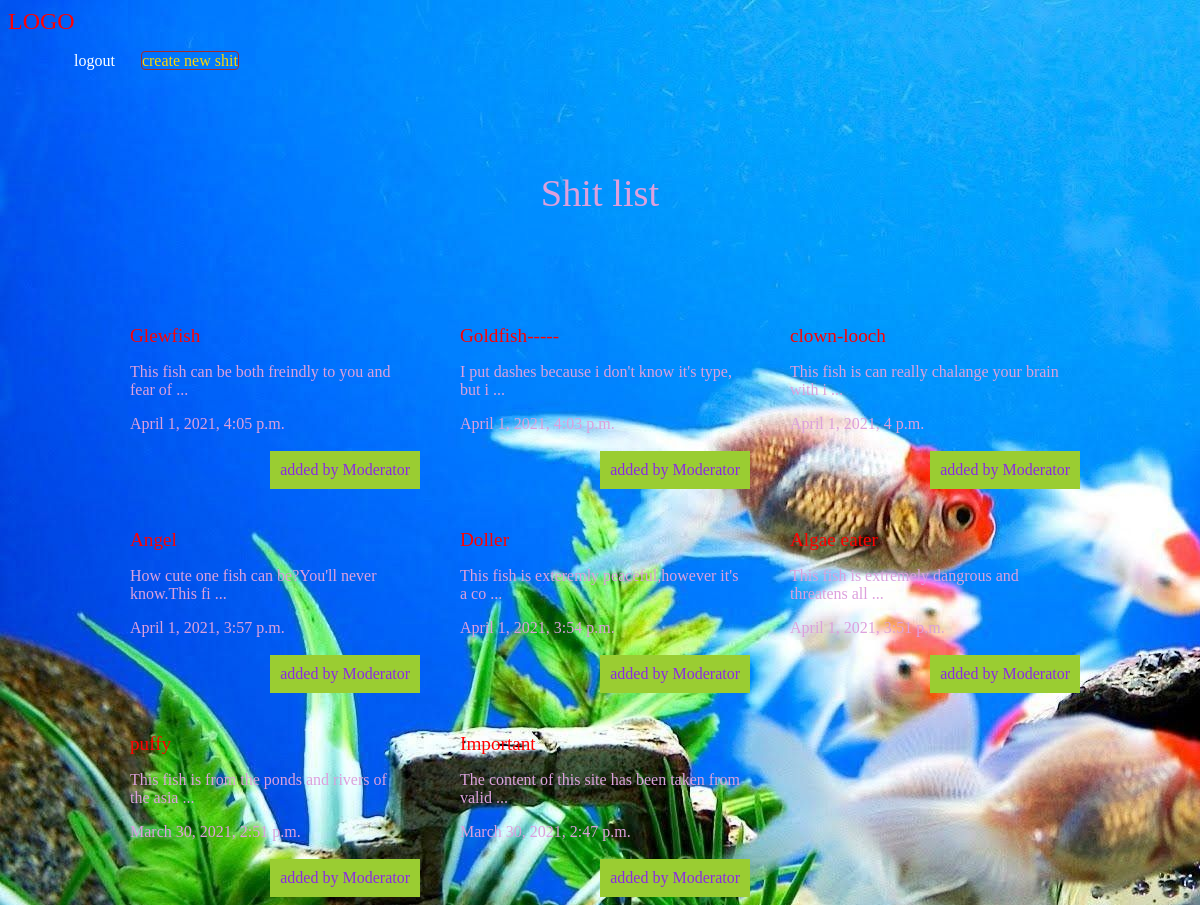
The page /shit/ (signed in) on the database its author committed.
### shit/models.py (models this page shows, shortened)
class Shit(models.Model):
    title = models.CharField(max_length = 100)
    slug = models.SlugField()
    body = models.TextField()
    date = models.DateTimeField(auto_now_add = True)
    image = models.ImageField(default='default.jpg',blank=True)
    author = models.ForeignKey(User,default=None,on_delete=models.CASCADE)
    def snippet(self):
        return self.body[:50] + ' ...'

### shit/views.py (the view)
# urls.py: path('',shit_list),
def  shit_list(request):
    shits = models.Shit.objects.all().order_by('-date')
    args = {'shits':shits}
    return render(request, 'shit/shitlist.html',args)

### shit/templates/shit/shitlist.html (shortened to what this page needs)
{%extends 'base.html' %}
{%block content%}
    <h1>Shit list</h1>
    <div class="shits">
      {% for shit in shits %}
      <div class="shit">
      <h2>
       <a href="{% url 'shits:detail' slug=shit.slug %}">{{shit.title}}</a>
      </h2>
      <p>{{shit.snippet}}</p>
      <p>{{shit.date}}</p>
      <p class="author">added by {{shit.author.username}}</p>
      </div>
      {% endfor %}
    </div>
{%endblock%}

### assets/styles.css (style rules this page uses)
body { background-color: orange; background-image: url(puffy1.jpg); background-repesat-y:no-repeat; background-attachment: fixed; color:plum; }
body * { font-family:fantasy; }
h1,h2,h3,h4,h5 { font-weight:normal; margin:0; }
a,a:hover,a:visited { color:red; text-decoration:none; }
div.wrapper h1 { text-align:center; margin:100px auto; font-size:2.4em; }
.shits { display:grid; grid-template-columns:1fr 1fr 1fr; grid-gap:30px; }
.shit { padding:10px; border:1px solid light green; position:relative; padding-bottom:40px; }
.shit h2 { font-size:1.2em; }
.shit .author { padding:10px; background-color:yellowgreen; position:absolute; right:0; bottom:0; margin:0; color:blueviolet; }

### rows shown on the page
Shit: snippet "This fish can be both freindly to you and fear of ...", date "April 1, 2021, 4:05 p.m.", author.username "Moderator"
Shit: title "Goldfish-----", snippet "I put dashes because i don't know it's type, but i ...", date "April 1, 2021, 4:03 p.m.", author.username "Moderator"
Shit: title "clown-looch", snippet "This fish is can really chalange your brain with i ...", date "April 1, 2021, 4 p.m.", author.username "Moderator"
Shit: snippet "How cute one fish can be?You'll never know.This fi ...", date "April 1, 2021, 3:57 p.m.", author.username "Moderator"
Shit: snippet "This fish is exteremly peaceful,however it's a co ...", date "April 1, 2021, 3:54 p.m.", author.username "Moderator"
Shit: title "Algae eater", snippet "This fish is extremely dangrous and threatens all ...", date "April 1, 2021, 3:51 p.m.", author.username "Moderator"
Shit: title "puffy", snippet "This fish is from the ponds and rivers of the asia ...", date "March 30, 2021, 2:51 p.m.", author.username "Moderator"
Shit: title "Important", snippet "The content of this site has been taken from valid ...", date "March 30, 2021, 2:47 p.m.", author.username "Moderator"
